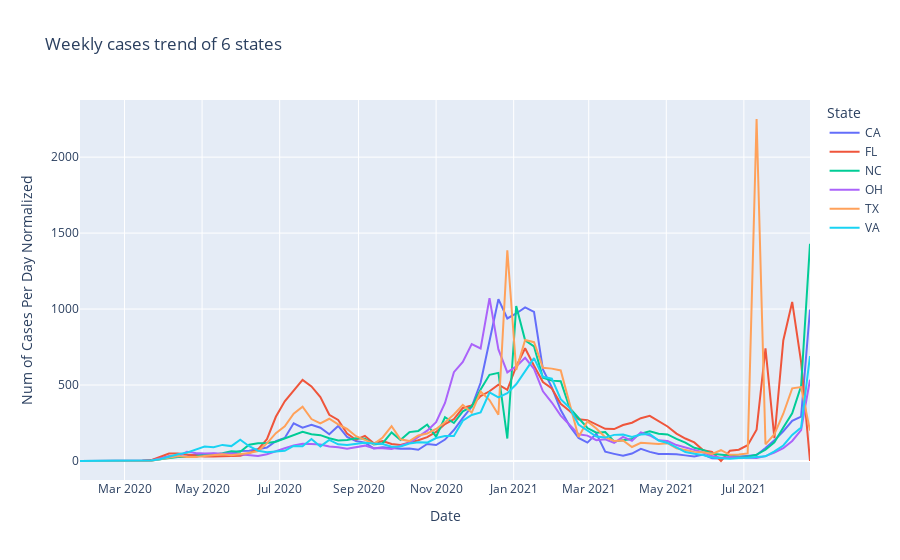

This figure's notebook cell:
### Markdown cell above
# Plot the values across the weeks in a line plot for all the states in a single graph

### Code cell
fig1_all_fl = px.line(Meanof_5states, x="Date", y="Num of Cases Per Day Normalized", color='State', title="Weekly cases trend of 6 states")
fig1_all_fl.show()
plt.show
